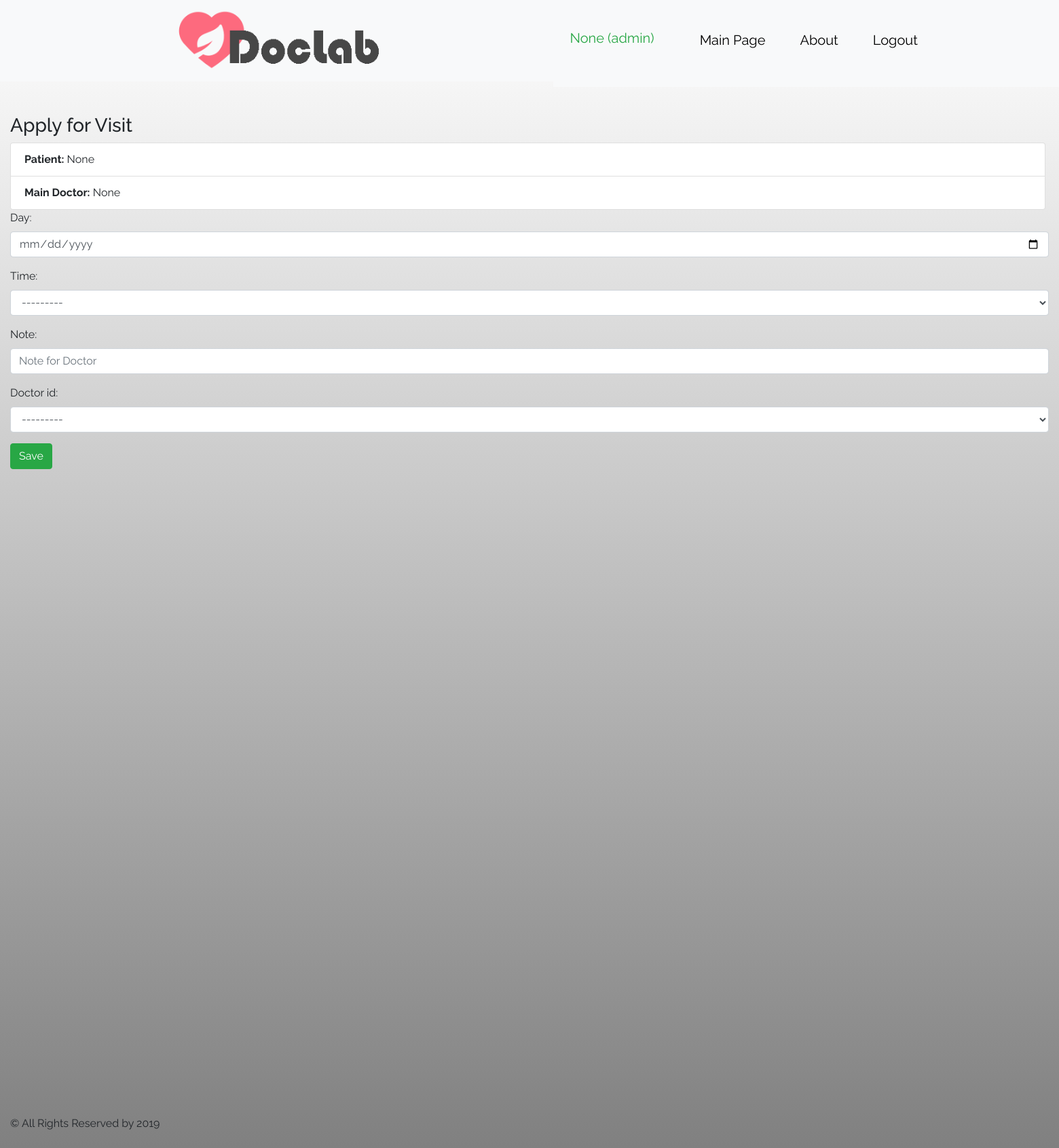
Screenshot of /doctor/schedule/apply1/ (signed in) with the database file from the repository.
### doctor/models.py (models this page shows)
class UserProfile(AbstractBaseUser, PermissionsMixin):
    accType = (
        (0, 'Unknown'),
        (1, 'Doctor'),
        (2, 'LabAssistant'),
        (3, 'Patient'),
        (4, 'Admin'),
    )
    username = models.CharField(max_length=25, unique=True)
    email = models.EmailField(unique=True)
    is_active = models.BooleanField(default=True)
    is_staff = models.BooleanField(default=False)
    acc_type = models.IntegerField(choices=accType, default=0)
    pat_ref = models.OneToOneField(Patient, on_delete=models.CASCADE, null=True, blank=True, unique=True)
    doc_ref = models.ForeignKey(Doctor, on_delete=models.CASCADE, null=True, blank=True)
    USERNAME_FIELD = "username"
    objects = UserManager()
    REQUIRED_FIELDS = ["email"]

### doctor/views.py (the view)
# urls.py: path('schedule/apply1/', views.schedule_view, name='schedule_view'),
def schedule_view(request):
    form = ScheduleForm(request.POST or None)
    if form.is_valid():
        form.save()
    context = {
        'form': form
    }
    return render(request, 'doctor/forms/patient_schedule_form.html', context)

### doctor/forms.py (shortened to what this page needs)
class ScheduleForm(forms.ModelForm):
    class Meta:
        model = Schedule
        fields = ['day', 'time', 'note', 'doctor_id']
        widgets = {
            'day': forms.DateInput(format='%d/%m/%Y',
                                   attrs={'class': 'form-control', 'placeholder': 'Select a date',
                                          'type': 'date'}),
            'note': forms.TextInput(attrs={'class': 'form-control', 'placeholder': 'Note for Doctor',
                                           'type': 'text'}),
            'time': widgets.Select(attrs={'class': 'select, form-control'}),
            'doctor_id': widgets.Select(attrs={'class': 'select, form-control'})
        }

### doctor/models.py (called while the page is built)
    def __str__(self):
        return 'Doc. ' + self.first_name + ' ' + self.last_name

### doctor/templates/doctor/forms/patient_schedule_form.html (shortened to what this page needs)
{% extends 'extends/base.html' %}
{% block content %}
    <div class="container-fluid">
        <h3>Apply for Visit</h3>
        <ul class="list-group">
            <li class="list-group-item"><b>Patient:</b>  {{ user.pat_ref }}</li>
            <li class="list-group-item"><b>Main Doctor:</b>  {{ user.doc_ref }}</li>
        </ul>
        <form method="post">
            {{ form.as_p }}
            <input type="submit" class="btn btn-success" value="Save"/>
        </form>
    </div>
{% endblock %}

### main/templates/extends/header.html (shortened to what this page needs)
{% load static %}
<!DOCTYPE html>
<html lang="en">
<head>
    <link rel="stylesheet" href="{% static 'main/images/style1.css' %}">
</head>
<body>
<header>
    <nav class="navbar navbar-expand-sm bg-light">
        <ul class="navbar-nav mr-auto">
            <div class="logo">
                <a href="{% url 'main:index' %}"><img class="graficlogo" src="{% static 'main/images/logo.png' %}"></a>
            </div>
            <nav class="navbar navbar-expand-sm bg-light">
                <ul class="navbar-nav mr-auto">
                    {% if user.is_authenticated %}
                        <li class="nav-item active">
                            <a class="navbar-brand nav-link text-success">
                                {% if user.acc_type == 3 %}
                                    {{ user.pat_ref }}
                                {% elif user.acc_type == 4 %}
                                    {{ user.doc_ref }}
                                {% endif %}
                                ({{ user.username }})
                            </a>
                        </li>
                    {% endif %}
                    <li class="nav-item">
                        <a class="nav-link" href="{% url 'main:index' %}">Main Page</a>
                    </li>
                    <li class="nav-item">
                        <a class="nav-link" href="{% url 'main:info' %}">About</a>
                    </li>
                    {% if user.is_authenticated %}
                        <li class="nav-item mr-auto">
                            <a class="nav-link " href="{% url 'logout' %}">Logout</a>
                        </li>
                    {% else %}
                        <li class="nav-item mr-auto">
                            <a class="nav-link mr-auto" href="{% url 'login' %}">Login</a>
                        </li>
                    {% endif %}
                </ul>
            </nav>
        </ul>
    </nav>
<br>
<br>
</header>
</body>
</html>

### main/static/main/style.css (style rules this page uses)
body { padding-bottom: 1000px; background-image: linear-gradient(white, grey); }
ul { height: 100%; padding: 0px 5px 0px 20px; }
a { color: #17a2b8; }

### main/static/main/images/style1.css (style rules this page uses)
* { margin: 0; padding: 0; }
a { text-decoration: none; }
li { text-decoration: none; list-style: none; }
body { font-family: 'Raleway', sans-serif; }
.logo { width: 100%; display: flex; justify-content: center; }
.graficlogo { padding: 5px; max-width: 100%; height: 100px; box-sizing: border-box; }
nav { margin: auto; width: 1600px; height: 120px; }
.nav-item { background-color: none; font-size: 19px; margin-top: 20px; padding-right: 35px; }
.nav-item a { color: #000; text-align: center; font-size: 20px; }

### rows the page displays
UserProfile: doc_ref "None", username "admin", pat_ref "None"
